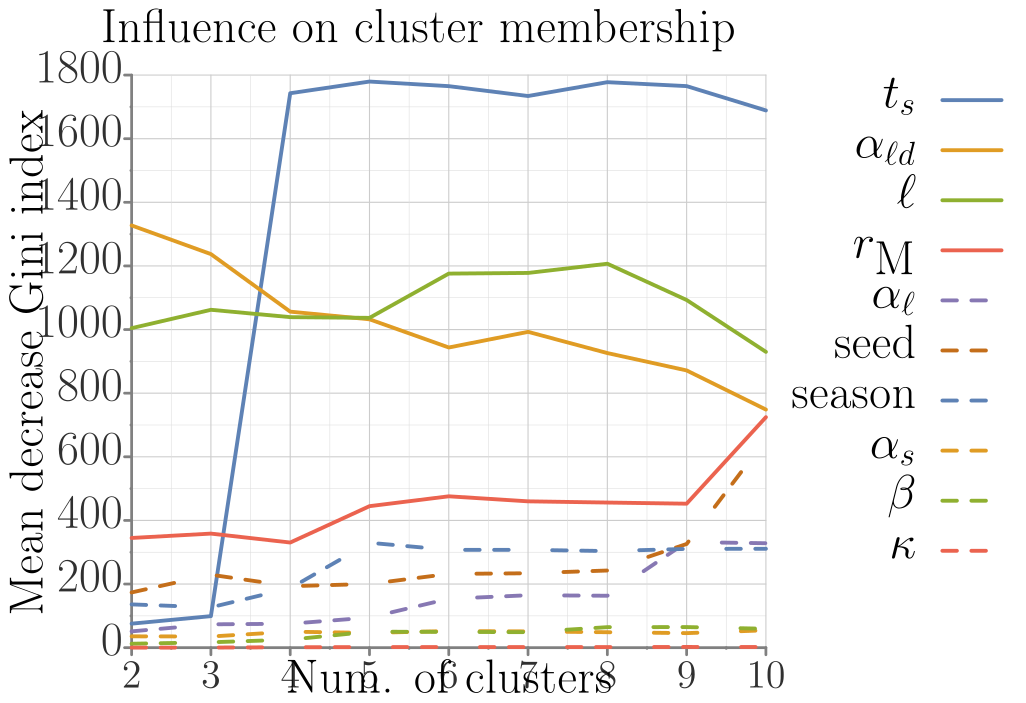

Reproduce this figure in gnuplot.
##### terminal
clear
# set loadpath '~/Dropbox/proj/gp/src'
set term tikz standalone size 12.5cm,8.75cm font ",14" gparrows scale 2,2 textscale 2
set datafile separator ','

##### output
set output 'rf_k_agglomerative_mdg.tex'

##### bg: bg color, axes, grid, tics
##### http://www.colourlovers.com/palette/268142/Danger_Mouse
Danger='#F84934'; # red
Shoes='#4D5E5F'; # grey
##### Rand Olson
roBlue='#1F77B4';
roRed='#D62728';
# border
set style line 21 lt 1 lc rgb '#808080' 
set border 3 back ls 21 lw 5
# grid
set style line 22 lt 2 lc rgb '#CCCCCC' lw 2
set style line 23 lt 2 lc rgb '#DDDDDD' lw 1
set grid xtics mxtics ytics mytics back ls 22, ls 23
# tics
set tics textcolor rgb '#303030'
set tics nomirror out scale 1,.1
set mxtics 2
set mytics 2

##### load default linestyles
set style increment user
# taken care of in terminal
do for [i=1:15] { set style line i lt 1 lw 7 }

##### line colors
# mathematica default
DarkBlue= '#5e82b5'
Orange=   '#e09c24'
Green=    '#8fb030'
Red=      '#eb634f'
Purple=   '#8778b3'
Brown=    '#c46e1a'
LightBlue='#5c9ec7'
Yellow=   '#FDBF6F'
MATHEMATICA="#5e82b5 #e09c24 #8fb030 #eb634f #8778b3 #c46e1a #5c9ec7 #FDBF6F"
do for[i=1:8] {set style line i lc rgb word(MATHEMATICA,i)}
####

##### data style
set style data lines

# NOTE: offsets should be a function of font sizes
##### key
set key t l Left spacing 2 width 5 opaque font ",18"

##### tics (note that tics are also set in theme)
set xtics font ",18" offset 0,.2
set ytics font ",18" offset 1.5,0

##### plot
set title font ",18" "Influence on cluster membership" offset -3,.3
set xlabel "Num. of clusters" offset 0,0 font ",18"
set ylabel "Mean decrease Gini index" offset -2,0 font ",18"


        set yrange [0:];        set key out Right spacing 2.3 t r;        set ytics offset 2,0;        set xtics offset 0,-.5;        set xlabel offset 0,-.8;        set xtics font ",15";

plot             'par_start.csv' u 1:3 ls 1 t columnheader(1),             'par_ald.csv' u 1:3 ls 2 t columnheader(1),             'par_l.csv' u 1:3 ls 3 t columnheader(1),             'par_moore.csv' u 1:3 ls 4 t columnheader(1),             'par_local.csv' u 1:3 ls 5 dt 7 t columnheader(1),             'par_seed.csv' u 1:3 ls 6 dt 7 t columnheader(1),             'par_season.csv' u 1:3 ls 1 dt 7 t columnheader(1),             'par_short.csv' u 1:3 ls 2 dt 7 t columnheader(1),             'par_beta.csv' u 1:3 ls 3 dt 7 t columnheader(1),             'par_kappa.csv' u 1:3 ls 4 dt 7 t columnheader(1)             

#set term x11 reset;
